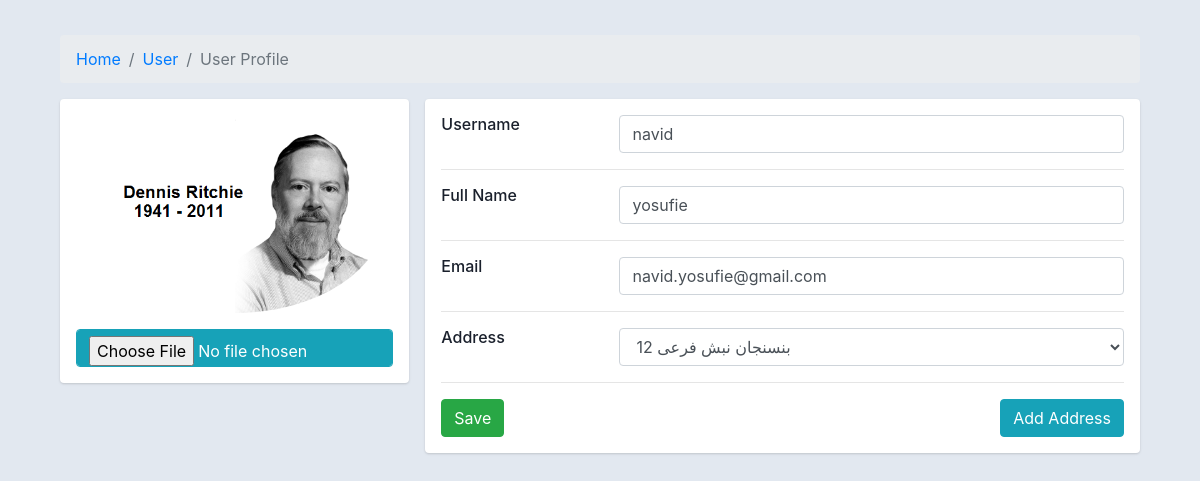
Screenshot of /account/profile (signed in) with the database file from the repository.
### account/models.py (models this page shows, shortened)
class User(AbstractBaseUser):
    email = models.EmailField(
        verbose_name='email address',
        max_length=255,
        unique=True,
        null=True,
        blank=True,
    )
    image_profile = models.ImageField(null=True, blank=True)
    username = models.CharField(max_length=50, unique=True, null=True)
    full_name = models.CharField(max_length=50, null=True, blank=True)
    phone = models.CharField(unique=True, null=True, max_length=11)
    is_active = models.BooleanField(default=True)
    is_admin = models.BooleanField(default=False)
    objects = UserManager()
    USERNAME_FIELD = 'phone'
    REQUIRED_FIELDS = []

class Profile(models.Model):
    user = models.OneToOneField(User, on_delete=models.CASCADE, related_name='profile', blank=True, null=True)
    image = models.ImageField(null=True, blank=True, upload_to='profile-avatar')

### account/views.py (the view, shortened to what this page needs)
# urls.py: path("profile", views.ProfileUpdateView.as_view(), name="profile_update"),
class ProfileUpdateView(LoginRequiredMixin, View):
    def get(self, request):
        u_form = UserUpdateForm(instance=request.user)
        p_form = ProfileUpdateForm(instance=request.user.profile)
        return render(request, 'account/profile.html', {'user_form': u_form, 'profile_form': p_form})

### account/forms.py (shortened to what this page needs)
class UserUpdateForm(forms.ModelForm):
    class Meta:
        model = User
        fields = ['username', 'full_name', 'email']
        widgets = {
            "username": forms.TextInput(attrs={"class": "form-control"}),
            "full_name": forms.TextInput(attrs={"class": "form-control"}),
            "email": forms.EmailInput(attrs={"class": "form-control"}),
        }

class ProfileUpdateForm(forms.ModelForm):
    class Meta:
        model = Profile
        fields = ['image']
        widgets = {
            'image': forms.FileInput(attrs={"class": "form-control btn btn-info", 'value': 'select'}),
        }

### account/models.py (called while the page is built)
    def __str__(self):
        return self.address

### context_processrs/context_procssers.py (called while the page is built)
def number_product_user(request):
    order = OrderItem.objects.all()
    return {'number_product': order}

def featured_category(request):
    category = Category.objects.filter(featured=True).order_by('-created_at')[:3]
    return {"fc": category}

def featured_product_list(request):
    featured = Product.objects.filter(featured=True)
    return {"fp": featured}

def recent_product(request):
    recent_product_list = Product.objects.filter(status=True).order_by('-created_at')[:15]
    return {"rp": recent_product_list}

def featured_product(request):
    featured = Product.objects.filter(featured=True).order_by('-created_at')
    return {"fp_s": featured}

### account/templates/account/profile.html (shortened to what this page needs)
{% load static %}
<!DOCTYPE html>
<html lang="en">
<head>
    <link href="https://cdn.jsdelivr.net/npm/bootstrap@4.4.1/dist/css/bootstrap.min.css" rel="stylesheet">
</head>
<body>
<div class="container">
    <div class="main-body">
        <nav aria-label="breadcrumb" class="main-breadcrumb">
            <ol class="breadcrumb">
                <li class="breadcrumb-item"><a href="{% url "product:home" %}">Home</a></li>
                <li class="breadcrumb-item"><a href="javascript:void(0)">User</a></li>
                <li class="breadcrumb-item active" aria-current="page">User Profile</li>
            </ol>
        </nav>
        <form method="post" enctype="multipart/form-data">
            <div class="row gutters-sm">
                <div class="col-md-4 mb-3">
                    <div class="card">
                        <div class="card-body">
                            <div class="d-flex flex-column align-items-center text-center">
                                {% if request.user.profile.image %}
                                    <img src="{{ request.user.profile.image.url }}" alt="Admin"
                                         class="rounded-circle" style="border-radius: 80%" width="300px">
                                {% else %}
                                    <img class="rounded-circle" src="{% static 'img/avatar.png' %}" style="border-radius: 100%" width="250px">
                                {% endif %}
                                <div>
                                    {{ profile_form.image }}
                                </div>
                            </div>
                        </div>
                    </div>
                </div>
                <div class="col-md-8">
                    <div class="card mb-3">
                        <div class="card-body">
                            <div class="row">
                                <div class="col-sm-3">
                                    <h6 class="mb-0">Username</h6>
                                </div>
                                <div class="col-sm-9 text-secondary">
                                    {{ user_form.username }}
                                </div>
                            </div>
                            <hr>
                            <div class="row">
                                <div class="col-sm-3">
                                    <h6 class="mb-0">Full Name</h6>
                                </div>
                                <div class="col-sm-9 text-secondary">
                                    {{ user_form.full_name }}
                                </div>
                            </div>
                            <hr>
                            <div class="row">
                                <div class="col-sm-3">
                                    <h6 class="mb-0">Email</h6>
                                </div>
                                <div class="col-sm-9 text-secondary">
                                    {{ user_form.email }}
                                </div>
                            </div>
                            <hr>
                            <div class="row">
                                <div class="col-sm-3">
                                    <h6 class="mb-0">Address</h6>
                                </div>
                                <div class="col-sm-9 text-secondary">
                                    <select name="address" class="form-control" aria-label="Default select example">
                                        {% for address in request.user.addresses.all %}
                                            <option value="{{ address }}">{{ address }}</option>
                                        {% endfor %}
                                    </select>
                                </div>
                            </div>
                            <hr>
                            <div class="row">
                                <div class="col-sm-12">
                                    <button class="btn btn-success">Save</button>
                                    <a href="{% url "add_address" %}" class="btn btn-info float-right">Add
                                        Address</a>
                                </div>
                            </div>
                        </div>
                    </div>
                </div>
            </div>
        </form>
    </div>
</div>
</body>
</html>

### account/templates/account/profile.html (style rules this page uses)
body { margin-top: 20px; color: #1a202c; text-align: left; background-color: #e2e8f0; }
.main-body { padding: 15px; }
.card { box-shadow: 0 1px 3px 0 rgba(0, 0, 0, .1), 0 1px 2px 0 rgba(0, 0, 0, .06); }
.card { position: relative; display: flex; flex-direction: column; min-width: 0; word-wrap: break-word; background-color: #fff; background-clip: border-box; border: 0 solid rgba(0, 0, 0, .125); border-radius: .25rem; }
.card-body { flex: 1 1 auto; min-height: 1px; padding: 1rem; }
.gutters-sm { margin-right: -8px; margin-left: -8px; }
.gutters-sm > .col, .gutters-sm > [class*=col-] { padding-right: 8px; padding-left: 8px; }
.mb-3, .my-3 { margin-bottom: 1rem !important; }

### rows the page displays
User: user.profile.image (picture), username "navid", full_name "yosufie", email "navid.yosufie@gmail.com"

### other values shown
form field address "بنسنجان نبش فرعی 12"
